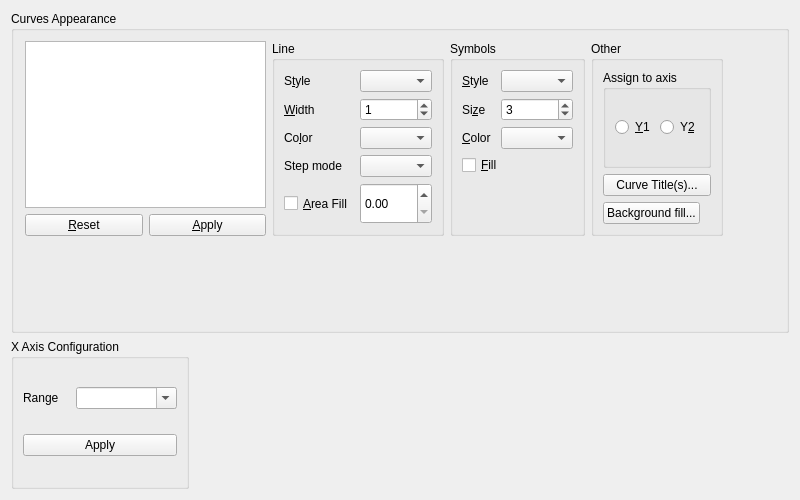
<?xml version="1.0" encoding="UTF-8"?>
<ui version="4.0">
 <class>curvesAppearanceChooserDlg</class>
 <widget class="QWidget" name="curvesAppearanceChooserDlg">
  <property name="geometry">
   <rect>
    <x>0</x>
    <y>0</y>
    <width>800</width>
    <height>500</height>
   </rect>
  </property>
  <property name="sizePolicy">
   <sizepolicy hsizetype="Preferred" vsizetype="MinimumExpanding">
    <horstretch>0</horstretch>
    <verstretch>0</verstretch>
   </sizepolicy>
  </property>
  <property name="minimumSize">
   <size>
    <width>800</width>
    <height>500</height>
   </size>
  </property>
  <property name="maximumSize">
   <size>
    <width>16777215</width>
    <height>500</height>
   </size>
  </property>
  <property name="windowTitle">
   <string>Form</string>
  </property>
  <property name="layoutDirection">
   <enum>Qt::LeftToRight</enum>
  </property>
  <layout class="QHBoxLayout">
   <item>
    <layout class="QVBoxLayout" name="VL_Top">
     <property name="sizeConstraint">
      <enum>QLayout::SetMaximumSize</enum>
     </property>
     <item>
      <widget class="QGroupBox" name="GB_Curve">
       <property name="title">
        <string>Curves Appearance</string>
       </property>
       <widget class="QGroupBox" name="lineGB">
        <property name="geometry">
         <rect>
          <x>261</x>
          <y>30</y>
          <width>172</width>
          <height>195</height>
         </rect>
        </property>
        <property name="title">
         <string>Line</string>
        </property>
        <layout class="QGridLayout">
         <item row="4" column="0">
          <widget class="QCheckBox" name="cFillCB">
           <property name="sizePolicy">
            <sizepolicy hsizetype="Minimum" vsizetype="Preferred">
             <horstretch>0</horstretch>
             <verstretch>0</verstretch>
            </sizepolicy>
           </property>
           <property name="text">
            <string>&amp;Area Fill</string>
           </property>
          </widget>
         </item>
         <item row="0" column="0">
          <widget class="QLabel" name="label_4">
           <property name="text">
            <string>S&amp;tyle</string>
           </property>
           <property name="buddy">
            <cstring>lStyleCB</cstring>
           </property>
          </widget>
         </item>
         <item row="1" column="1">
          <widget class="QSpinBox" name="lWidthSB">
           <property name="sizePolicy">
            <sizepolicy hsizetype="Preferred" vsizetype="Fixed">
             <horstretch>0</horstretch>
             <verstretch>0</verstretch>
            </sizepolicy>
           </property>
           <property name="specialValueText">
            <string>--</string>
           </property>
           <property name="minimum">
            <number>-1</number>
           </property>
           <property name="maximum">
            <number>100</number>
           </property>
           <property name="value">
            <number>1</number>
           </property>
          </widget>
         </item>
         <item row="4" column="1">
          <widget class="QDoubleSpinBox" name="cAreaDSB">
           <property name="sizePolicy">
            <sizepolicy hsizetype="Minimum" vsizetype="Preferred">
             <horstretch>0</horstretch>
             <verstretch>0</verstretch>
            </sizepolicy>
           </property>
           <property name="accelerated">
            <bool>true</bool>
           </property>
          </widget>
         </item>
         <item row="0" column="1">
          <widget class="QComboBox" name="lStyleCB">
           <property name="toolTip">
            <string>&lt;html&gt;&lt;head&gt;&lt;meta name=&quot;qrichtext&quot; content=&quot;1&quot; /&gt;&lt;style type=&quot;text/css&quot;&gt;
p, li { white-space: pre-wrap; }
&lt;/style&gt;&lt;/head&gt;&lt;body style=&quot; font-family:'Sans Serif'; font-size:10pt; font-weight:400; font-style:normal;&quot;&gt;
&lt;p style=&quot; margin-top:0px; margin-bottom:0px; margin-left:0px; margin-right:0px; -qt-block-indent:0; text-indent:0px;&quot;&gt;Style of the pen used to connect the points.&lt;/p&gt;&lt;/body&gt;&lt;/html&gt;</string>
           </property>
          </widget>
         </item>
         <item row="3" column="0">
          <widget class="QLabel" name="labelCurveStyle">
           <property name="text">
            <string>Step mode</string>
           </property>
          </widget>
         </item>
         <item row="2" column="0">
          <widget class="QLabel" name="label_6">
           <property name="text">
            <string>Co&amp;lor</string>
           </property>
           <property name="buddy">
            <cstring>lColorCB</cstring>
           </property>
          </widget>
         </item>
         <item row="1" column="0">
          <widget class="QLabel" name="label_5">
           <property name="text">
            <string>&amp;Width</string>
           </property>
           <property name="buddy">
            <cstring>lWidthSB</cstring>
           </property>
          </widget>
         </item>
         <item row="3" column="1">
          <widget class="QComboBox" name="stepModeCB">
           <property name="toolTip">
            <string>&lt;html&gt;&lt;head/&gt;&lt;body&gt;&lt;p&gt;&lt;span style=&quot; font-family:'Sans Serif';&quot;&gt;Step mode: whether the data points are connected with flat steps or straight lines&lt;/span&gt;&lt;/p&gt;&lt;/body&gt;&lt;/html&gt;</string>
           </property>
          </widget>
         </item>
         <item row="2" column="1">
          <widget class="QComboBox" name="lColorCB"/>
         </item>
        </layout>
       </widget>
       <widget class="QWidget" name="layoutWidget">
        <property name="geometry">
         <rect>
          <x>14</x>
          <y>30</y>
          <width>241</width>
          <height>195</height>
         </rect>
        </property>
        <layout class="QVBoxLayout">
         <item>
          <widget class="QListWidget" name="curvesLW">
           <property name="sizePolicy">
            <sizepolicy hsizetype="Expanding" vsizetype="Expanding">
             <horstretch>0</horstretch>
             <verstretch>0</verstretch>
            </sizepolicy>
           </property>
           <property name="selectionMode">
            <enum>QAbstractItemView::ExtendedSelection</enum>
           </property>
           <property name="sortingEnabled">
            <bool>false</bool>
           </property>
          </widget>
         </item>
         <item>
          <layout class="QHBoxLayout">
           <item>
            <widget class="QPushButton" name="resetBT">
             <property name="text">
              <string>&amp;Reset</string>
             </property>
            </widget>
           </item>
           <item>
            <widget class="QPushButton" name="applyBT">
             <property name="text">
              <string>&amp;Apply</string>
             </property>
            </widget>
           </item>
          </layout>
         </item>
        </layout>
       </widget>
       <widget class="QGroupBox" name="symbolGB">
        <property name="geometry">
         <rect>
          <x>439</x>
          <y>30</y>
          <width>135</width>
          <height>195</height>
         </rect>
        </property>
        <property name="title">
         <string>Symbols</string>
        </property>
        <layout class="QGridLayout">
         <item row="0" column="0">
          <widget class="QLabel" name="label">
           <property name="text">
            <string>&amp;Style</string>
           </property>
           <property name="buddy">
            <cstring>sStyleCB</cstring>
           </property>
          </widget>
         </item>
         <item row="1" column="0">
          <widget class="QLabel" name="label_2">
           <property name="text">
            <string>Si&amp;ze</string>
           </property>
           <property name="buddy">
            <cstring>sSizeSB</cstring>
           </property>
          </widget>
         </item>
         <item row="0" column="1">
          <widget class="QComboBox" name="sStyleCB"/>
         </item>
         <item row="1" column="1">
          <widget class="QSpinBox" name="sSizeSB">
           <property name="specialValueText">
            <string>--</string>
           </property>
           <property name="minimum">
            <number>-1</number>
           </property>
           <property name="maximum">
            <number>100</number>
           </property>
           <property name="singleStep">
            <number>1</number>
           </property>
           <property name="value">
            <number>3</number>
           </property>
          </widget>
         </item>
         <item row="2" column="0">
          <widget class="QLabel" name="label_3">
           <property name="text">
            <string>&amp;Color</string>
           </property>
           <property name="buddy">
            <cstring>sColorCB</cstring>
           </property>
          </widget>
         </item>
         <item row="4" column="0" colspan="2">
          <spacer>
           <property name="orientation">
            <enum>Qt::Vertical</enum>
           </property>
           <property name="sizeHint" stdset="0">
            <size>
             <width>111</width>
             <height>16</height>
            </size>
           </property>
          </spacer>
         </item>
         <item row="3" column="0" colspan="2">
          <widget class="QCheckBox" name="sFillCB">
           <property name="text">
            <string>&amp;Fill</string>
           </property>
           <property name="tristate">
            <bool>false</bool>
           </property>
          </widget>
         </item>
         <item row="2" column="1">
          <widget class="QComboBox" name="sColorCB"/>
         </item>
        </layout>
       </widget>
       <widget class="QGroupBox" name="otherGB">
        <property name="geometry">
         <rect>
          <x>580</x>
          <y>30</y>
          <width>132</width>
          <height>195</height>
         </rect>
        </property>
        <property name="title">
         <string>Other</string>
        </property>
        <layout class="QGridLayout">
         <item row="1" column="0">
          <widget class="QPushButton" name="changeTitlesBT">
           <property name="text">
            <string>Curve Title(s)...</string>
           </property>
          </widget>
         </item>
         <item row="0" column="0">
          <widget class="QGroupBox" name="groupBox">
           <property name="title">
            <string>Assign to axis</string>
           </property>
           <layout class="QHBoxLayout">
            <item>
             <widget class="QRadioButton" name="assignToY1BT">
              <property name="toolTip">
               <string>&lt;html&gt;&lt;head&gt;&lt;meta name=&quot;qrichtext&quot; content=&quot;1&quot; /&gt;&lt;style type=&quot;text/css&quot;&gt;
p, li { white-space: pre-wrap; }
&lt;/style&gt;&lt;/head&gt;&lt;body style=&quot; font-family:'Sans Serif'; font-size:9pt; font-weight:400; font-style:normal;&quot;&gt;
&lt;p style=&quot; margin-top:0px; margin-bottom:0px; margin-left:0px; margin-right:0px; -qt-block-indent:0; text-indent:0px;&quot;&gt;Assign selected curves to Y1 (left axis)&lt;/p&gt;&lt;/body&gt;&lt;/html&gt;</string>
              </property>
              <property name="text">
               <string>&amp;Y1</string>
              </property>
              <property name="autoExclusive">
               <bool>false</bool>
              </property>
             </widget>
            </item>
            <item>
             <widget class="QRadioButton" name="assignToY2BT">
              <property name="toolTip">
               <string>&lt;html&gt;&lt;head&gt;&lt;meta name=&quot;qrichtext&quot; content=&quot;1&quot; /&gt;&lt;style type=&quot;text/css&quot;&gt;
p, li { white-space: pre-wrap; }
&lt;/style&gt;&lt;/head&gt;&lt;body style=&quot; font-family:'Sans Serif'; font-size:9pt; font-weight:400; font-style:normal;&quot;&gt;
&lt;p style=&quot; margin-top:0px; margin-bottom:0px; margin-left:0px; margin-right:0px; -qt-block-indent:0; text-indent:0px;&quot;&gt;Assign selected curves to Y2 (right axis)&lt;/p&gt;&lt;/body&gt;&lt;/html&gt;</string>
              </property>
              <property name="text">
               <string>Y&amp;2</string>
              </property>
              <property name="autoExclusive">
               <bool>false</bool>
              </property>
             </widget>
            </item>
           </layout>
          </widget>
         </item>
         <item row="2" column="0">
          <widget class="QPushButton" name="bckgndBT">
           <property name="sizePolicy">
            <sizepolicy hsizetype="Fixed" vsizetype="Fixed">
             <horstretch>0</horstretch>
             <verstretch>0</verstretch>
            </sizepolicy>
           </property>
           <property name="text">
            <string>Background fill...</string>
           </property>
          </widget>
         </item>
        </layout>
       </widget>
      </widget>
     </item>
     <item>
      <layout class="QHBoxLayout" name="horizontalLayout">
       <property name="rightMargin">
        <number>600</number>
       </property>
       <item>
        <widget class="QGroupBox" name="GB_Time">
         <property name="sizePolicy">
          <sizepolicy hsizetype="Preferred" vsizetype="Preferred">
           <horstretch>0</horstretch>
           <verstretch>0</verstretch>
          </sizepolicy>
         </property>
         <property name="maximumSize">
          <size>
           <width>300</width>
           <height>150</height>
          </size>
         </property>
         <property name="baseSize">
          <size>
           <width>0</width>
           <height>0</height>
          </size>
         </property>
         <property name="title">
          <string>X Axis Configuration</string>
         </property>
         <layout class="QGridLayout" name="_2">
          <item row="3" column="0" colspan="3">
           <widget class="QPushButton" name="Button_TimeApply">
            <property name="text">
             <string>Apply</string>
            </property>
           </widget>
          </item>
          <item row="0" column="1" colspan="2">
           <widget class="QComboBox" name="ComboBox_Range">
            <property name="toolTip">
             <string>&lt;html&gt;&lt;head/&gt;&lt;body&gt;&lt;p&gt;&lt;span style=&quot; font-size:10pt;&quot;&gt;Range of time for the  X axis&lt;/span&gt;&lt;/p&gt;&lt;/body&gt;&lt;/html&gt;</string>
            </property>
            <property name="editable">
             <bool>true</bool>
            </property>
           </widget>
          </item>
          <item row="0" column="0">
           <widget class="QLabel" name="Label_Range">
            <property name="text">
             <string>Range</string>
            </property>
            <property name="buddy">
             <cstring>lStyleCB</cstring>
            </property>
           </widget>
          </item>
         </layout>
        </widget>
       </item>
      </layout>
     </item>
    </layout>
   </item>
  </layout>
 </widget>
 <resources/>
 <connections/>
</ui>
